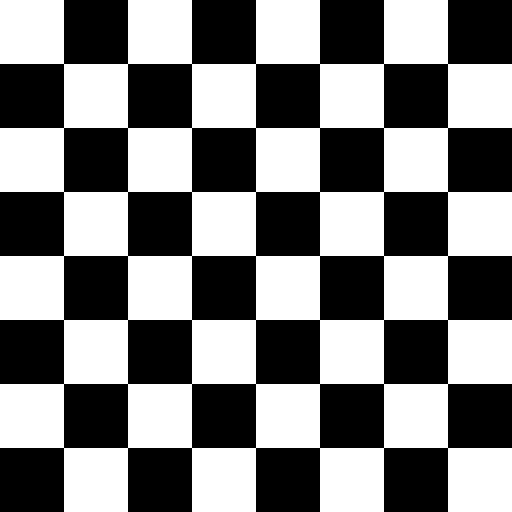
#> input picture Lecture10/chess_bord.png, 512 x 512 px
$ python filters.py
#> lines starting #> are read from the running program, lines starting #| are printed output that depends on the picture; after the words box and inside, x2 and y2 are one past the last pixel; in counts of white or black regions, pixels touching at a corner belong together
import cv2
import numpy as np

filter = np.array([
    [1, 0, -1],
    [2, 0, -2],
    [1, 0, -1]
])
filter2 = np.array([
    [1, 0, -1],
    [2, 0, -2],
    [1, 0, -1]
])

#or cv2.laplasian()
laplasian = np.array([
    [0, -1, 0],
    [-1, 5, -1],
    [0, -1, 0],
])


image = cv2.imread('chess_bord.png')
#> image is the input picture: shape (512, 512, 3); 50% white; 1 white region, box (x1, y1, x2, y2) and area: (0, 0, 512, 512) 131072
filtered_image2 = cv2.filter2D(image, -1, filter)
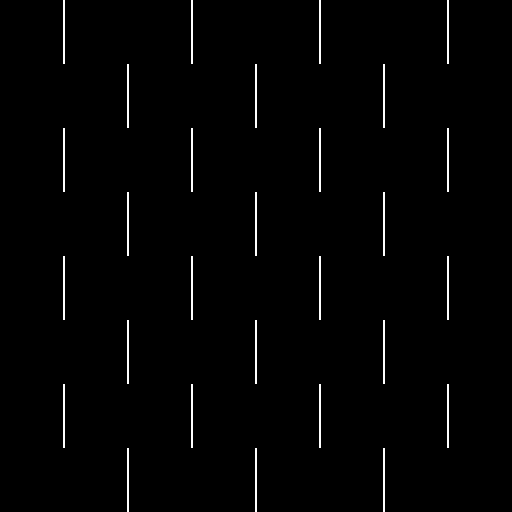
#> filtered_image2: shape (512, 512, 3); 1.4% white in thin lines or dots, all inside (x1, y1, x2, y2) = (63, 0, 449, 512)
filtered_image1 = cv2.filter2D(image, -1, filter2)

print(filtered_image1.max(), filtered_image1.min())
#| 255 0
final_image = np.abs(filtered_image1) + np.abs(filtered_image2)
# final_image = filtered_image1 + filtered_image2

cv2.imshow('image', image)
cv2.imshow('filtered_image', final_image)

cv2.waitKey(0)
cv2.destroyWindow()
